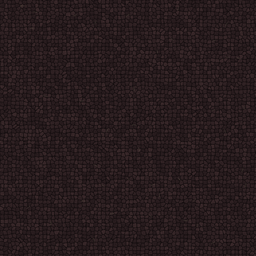
#> input picture OccultSanctum/install/BepInEx/plugins/OccultSanctum/SanctumArt/occ_floor_big.png, 256 x 256 px, shrunk from 720 x 720 before the run
$ python elder_head_small.py ../../install/BepInEx/plugins/OccultSanctum/SanctumArt/occ_floor_big.png out.png
#> lines starting #> are read from the running program, lines starting #| are printed output that depends on the picture
# The elder's hood a little smaller (the user), its pixels the same size: one row and one column taken out where the
# picture repeats itself most (the row/column most like its neighbour), so the shape and the trim stay as they were.
#   usage: python elder_head_small.py <elder_head.png> <out png>
import sys
from PIL import Image
im = Image.open(sys.argv[1]).convert("RGBA")
#> im is the input picture: PIL image 256x256 RGBA; mean R, G, B, A 38.2, 26.5, 28.2, 255
def diff(a, b): return sum(abs(a[i] - b[i]) for i in range(4))
w, h = im.size; p = im.load()
#> after `w, h = im.size`: w = 256; h = 256
y0 = min(range(2, h - 2), key=lambda y: sum(diff(p[x, y], p[x, y - 1]) for x in range(w)))
#> y0 = 131
o = Image.new("RGBA", (w, h - 1)); o.paste(im.crop((0, 0, w, y0)), (0, 0)); o.paste(im.crop((0, y0 + 1, w, h)), (0, y0)); im = o
#> after `o = Image.new('RGBA', (w, h - 1))`: o: PIL image 256x255 RGBA; every value is 0
#> after `o.paste(im.crop((0, 0, w, y0)), (0, 0))`:
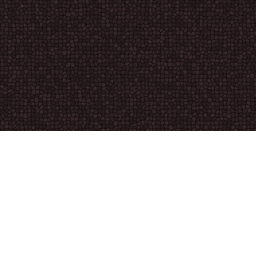
#> o: PIL image 256x255 RGBA; mean R, G, B, A 19.7, 13.6, 14.6, 131; transparent parts drawn white
w, h = im.size; p = im.load()
#> after `w, h = im.size`: h = 255
x0 = min(range(2, w - 2), key=lambda x: sum(diff(p[x, y], p[x - 1, y]) for y in range(h)))
#> x0 = 45
o = Image.new("RGBA", (w - 1, h)); o.paste(im.crop((0, 0, x0, h)), (0, 0)); o.paste(im.crop((x0 + 1, 0, w, h)), (x0, 0))
#> after `o = Image.new('RGBA', (w - 1, h))`: o: PIL image 255x255 RGBA; every value is 0
#> after `o.paste(im.crop((0, 0, x0, h)), (0, 0))`:
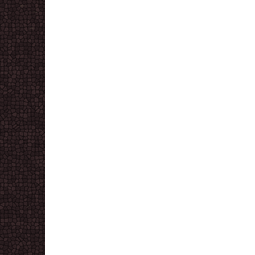
#> o: PIL image 255x255 RGBA; mean R, G, B, A 6.8, 4.7, 5, 45; transparent parts drawn white
o.save(sys.argv[2]); print("row", y0, "col", x0, o.size)
#| row 131 col 45 (255, 255)
